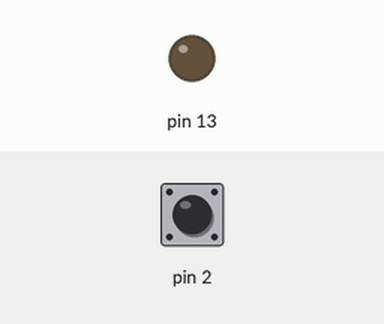
A sketch run on a simulated Arduino Uno, built with avr-gcc and run on an emulated ATmega328P. Parts: output pins drawn as LEDs (lit = HIGH). The test bench sets the inputs (shaded band); at power-on: pin 2 HIGH. What the sketch prints to the serial monitor is not drawn.

Above: at 1.2 s.
1.3 s: pin 2 pulled LOW for 0.15 s
At 1.37 s:
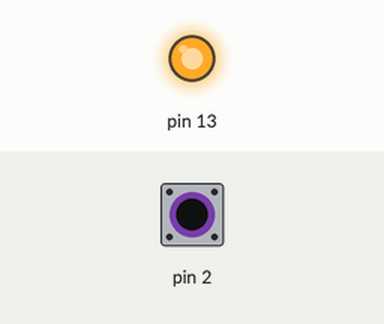
2.9 s: pin 2 pulled LOW for 3.2 s
At 7.2 s:
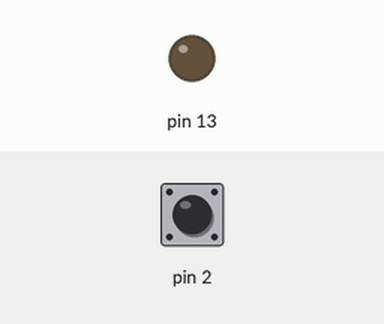
Timing chart, 0 to 8.7 s (numbered marks = the images above; inputs shaded):
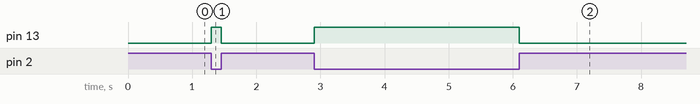

Measured:
- after the input at 1.3 s, pin 13: LOW → HIGH at once, → LOW 0.15 s later
- after the input at 2.9 s, pin 13: LOW → HIGH at once, → LOW 3.2 s later

The sketch:

sendBluetoothOnDemand2.ino
```cpp
#include <SoftwareSerial.h>

SoftwareSerial toMobile(10, 11); //RX, TX

String data;

void setup() {
  // put your setup code here, to run once:
  Serial.begin(57600);

  toMobile.begin(57600);

  pinMode(13, OUTPUT);
  pinMode(2, INPUT_PULLUP);
}

void loop() {
  if (digitalRead(2) == 0) {
    Serial.println("T1");
    digitalWrite(13, HIGH);
  } else {
    Serial.println("T0");
    digitalWrite(13, LOW);
  }

  // put your main code here, to run repeatedly:
  if (Serial.available()) {
    data = Serial.readStringUntil('\n');
    data.trim();
    Serial.flush();
  }

  if (toMobile.available()) {
    String in = toMobile.readStringUntil('\n');

    if (in.charAt(0) == 'r') {
      toMobile.println(data);
    }
  }
}
```
